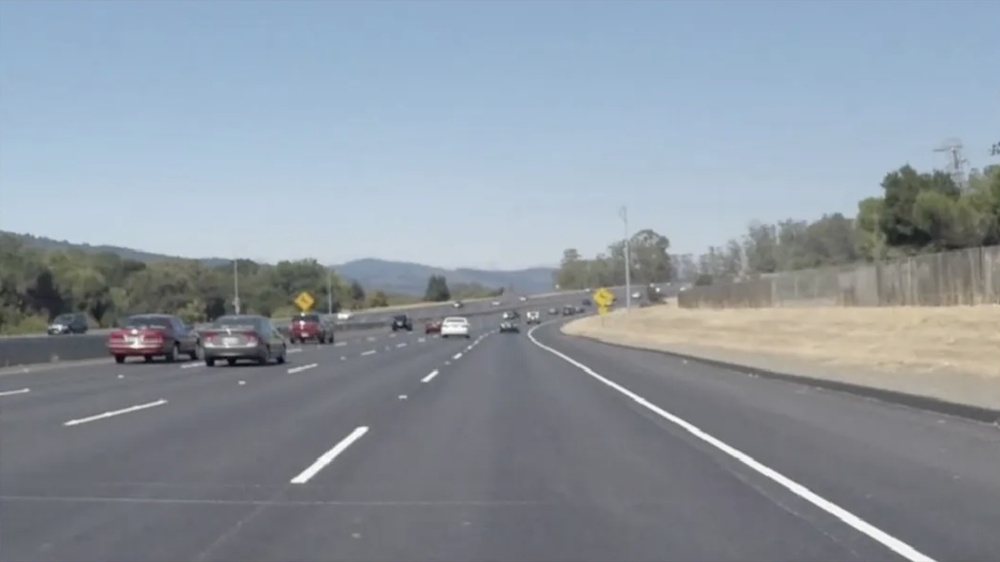
#> input picture road3.jpg, 1000 x 562 px, shrunk from 2150 x 1208 before the run, found by its file name
$ jupyter execute week1.ipynb
#> lines starting #> are read from the running program, lines starting #| are printed output that depends on the picture; after the words box and inside, x2 and y2 are one past the last pixel; in counts of white or black regions, pixels touching at a corner belong together
[cell 1]
import cv2
import numpy as np
import matplotlib.pyplot as plt

[cell 2]
road = cv2.imread('images/road3.jpg')
#> road is the input picture: shape (562, 1000, 3); mean B, G, R 160.3, 150.6, 141.2
plt.imshow(road)

[cell 3]
# original image, need to make into rgb
road_1 = cv2.cvtColor(road, cv2.COLOR_BGR2RGB)
plt.imshow(road_1)

[cell 4]
# only black and white
road_2 = cv2.cvtColor(road, cv2.COLOR_BGR2GRAY)
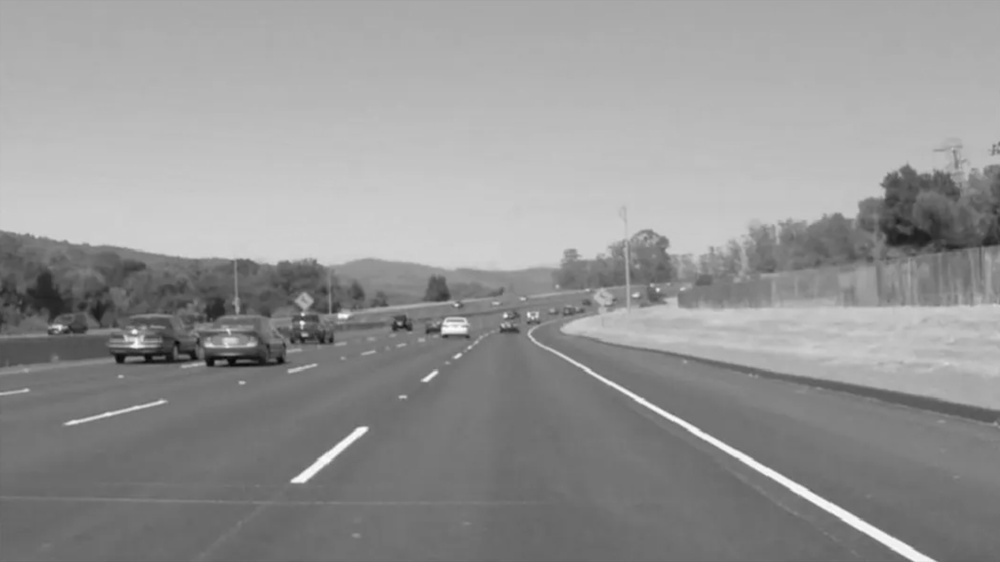
#> road_2: shape (562, 1000); min 8, max 253, mean 148.9
plt.imshow(road_2, cmap='grey')

[cell 5]
# apply blur
# reduces image noise and detail
road_3 = cv2.cvtColor(road, cv2.COLOR_BGR2RGB)
blur_road_3 = cv2.GaussianBlur(road_3, (15,15), 0)
plt.imshow(blur_road_3)

[cell 6]
road_4 = cv2.cvtColor(road, cv2.COLOR_BGR2GRAY)
blur_road_4 = cv2.GaussianBlur(road_4, (51,51), 0)
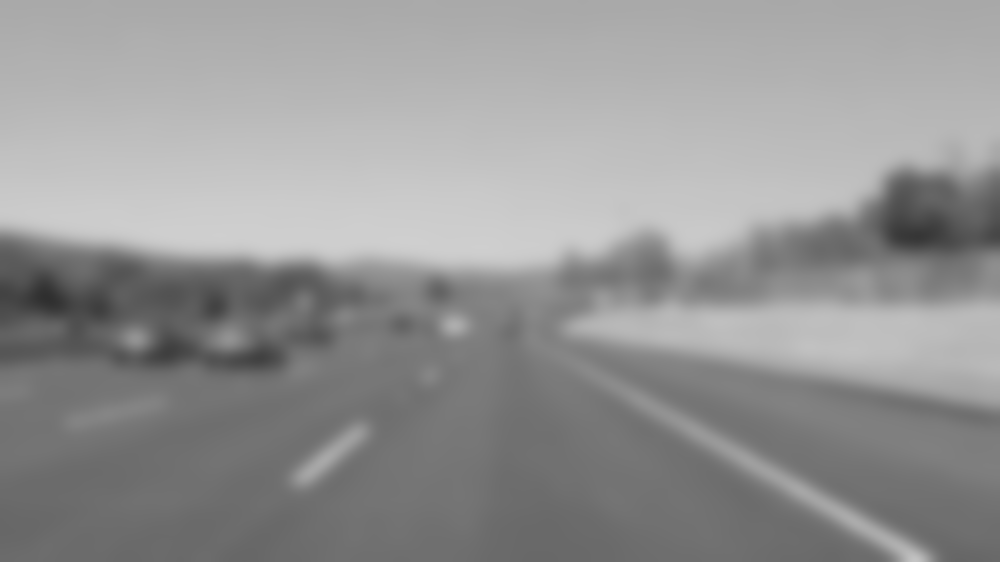
#> blur_road_4: shape (562, 1000); min 47, max 207, mean 148.9
plt.imshow(blur_road_4, cmap='grey')

[cell 7]
# apply canny edge detection
# increase threshold due to noise --> too much edges from trees
# low = lower value = more edge to be considered
# high = higher value = more strict on which pixels form as edges
# if upper too high --> edges disappear, as pixel gradient isn't high enough
road_5 = cv2.cvtColor(road, cv2.COLOR_BGR2GRAY)
lower = 150
upper = 255
road_5 = cv2.Canny(road_5, lower, upper)
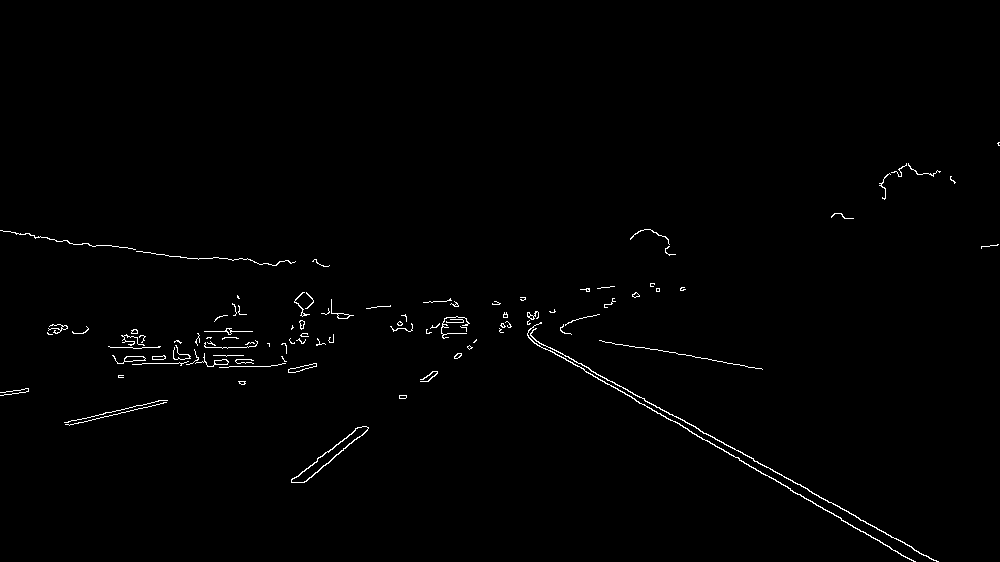
#> road_5: shape (562, 1000); 0.85% white in thin lines or dots, all inside (x1, y1, x2, y2) = (0, 142, 1000, 562)
plt.imshow(road_5, cmap='grey')

[cell 8]
# display all images together

plt.subplot(2,2,1)
plt.imshow(road_1)
plt.title('RGB', fontsize=10)

plt.subplot(2,2,2)
plt.imshow(road_2, cmap='grey')
plt.title('Grayscale', fontsize=10)

plt.subplot(2,2,3)
plt.imshow(road_5, cmap='grey')
plt.title('Canny Edge', fontsize=10)

plt.subplot(2,2,4)
plt.imshow(blur_road_4, cmap='grey')
plt.title('Gaussian Blur', fontsize=10)
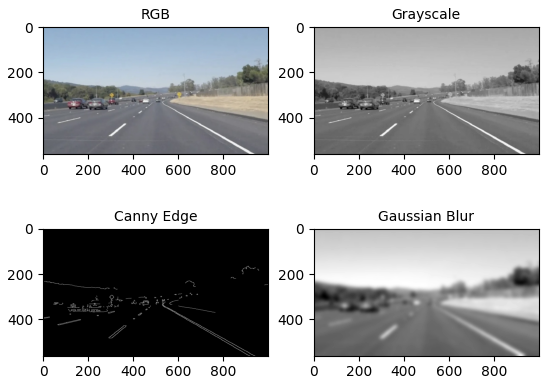
#> figure drawn by matplotlib, 4 panels

[cell 9]
# erosion and dilation
# compared pixel with surrounding 24 pixels --> decides should i add or remove edge?
kernel = np.ones((5,5), np.uint8)
dilation = cv2.dilate(road_5, kernel, 1)
#> dilation: shape (562, 1000); 4.2% white; 44 white regions, largest, box (x1, y1, x2, y2) and area: (525, 309, 941, 562) 6020, (110, 290, 319, 375) 4520, (0, 228, 298, 268) 1779
erosion = cv2.erode(dilation, kernel, 1)
#> erosion: shape (562, 1000); 1.4% white; 56 white regions (13 under 20 px), largest, box (x1, y1, x2, y2) and area: (527, 311, 939, 562) 2168, (112, 340, 287, 368) 1095, (64, 400, 168, 426) 434

plt.figure(figsize=(10,12))
plt.subplot(1,3,1)
plt.imshow(road_5, cmap='grey')
plt.title('Canny Edge', fontsize=10)

plt.subplot(1,3,2)
plt.imshow(dilation, cmap='grey')
plt.title('Dilation,3x3', fontsize=10)

plt.subplot(1,3,3)
plt.imshow(erosion, cmap='grey')
plt.title('Erosion, 3x3', fontsize=10)

[cell 10]
# function definition that creates triangle roi of current road
def region_of_interest(road, vertices):

  # creates black screen with same shape as input road image
  # no need to specify dimensions of road image like np.zeros
  mask = np.zeros_like(road)

  # get number of color channels in image
  # (255,) * channels creates a white color matching the image format
  # ie. (255,255,255) for RGB and (255,) for grayscale
  if len(road.shape) == 3:
    match_mask_color = (255,) * road.shape[2]

  else:
    match_mask_color = 255

  # fill roi with white using to defined vertices
  cv2.fillPoly(mask, vertices, match_mask_color)

  # fills in the roi with the actual image of the road
  # only pixels inside the roi will be shown, everything else is black
  masked_image = cv2.bitwise_and(road, mask)
  return masked_image

height, width, channels = road.shape
#> height = 562; width = 1000; channels = 3

roi_vertices = [
  (0, height),
  (width / 2, height / 2),
  (width, height),
]
#> roi_vertices = [(0, 562), (500, 281), (1000, 562)]

[cell 11]
# [11 lines of commented-out code are left out]

[cell 12]
roi_road_image = region_of_interest(
  road,
  np.array([roi_vertices],
  np.int32),
)
#> in region_of_interest, `cv2.fillPoly(mask, vertices, match_mask_color)`:
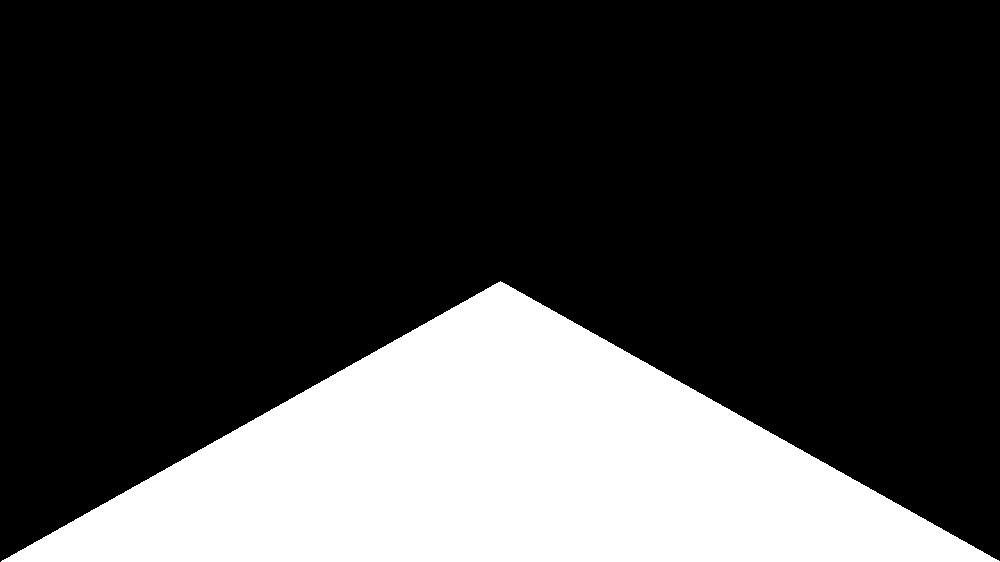
#> mask: shape (562, 1000, 3); 25% white; 1 white region, box (x1, y1, x2, y2) and area: (1, 281, 1000, 562) 140719
#> in region_of_interest, `masked_image = cv2.bitwise_and(road, mask)`:
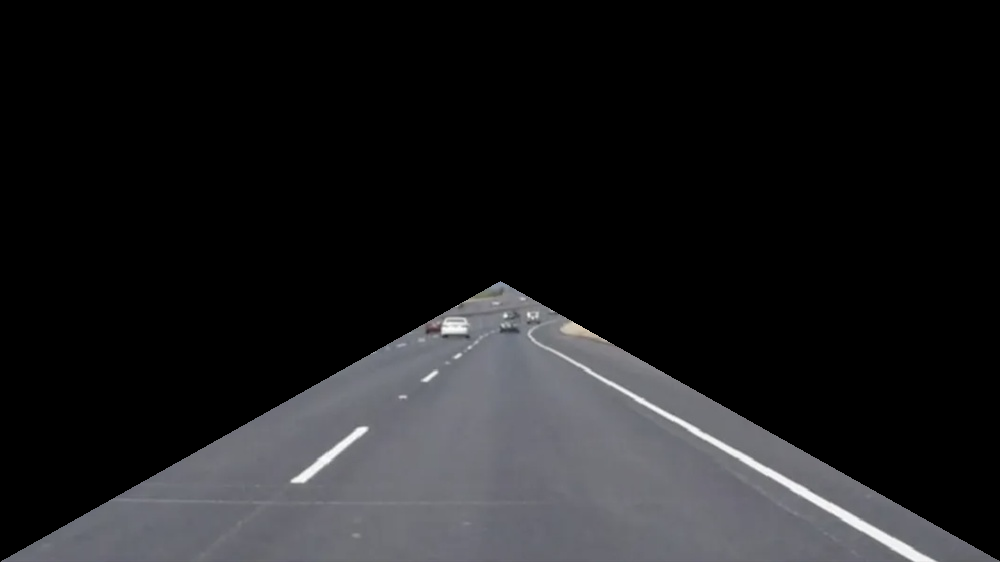
#> masked_image: shape (562, 1000, 3); mean B, G, R 30.9, 29.2, 29

# convert to rgb colorscale
color_road = cv2.cvtColor(roi_road_image, cv2.COLOR_BGR2RGB)

# convert to grayscale
roi_road_gray = cv2.cvtColor(color_road, cv2.COLOR_BGR2GRAY)

# convert to gaussian blur, get rid of noise
roi_road_blur = cv2.GaussianBlur(roi_road_gray, (5,5), 0)

# convert to canny edge
lower = 150
upper = 250
roi_road_canny = cv2.Canny(road, lower, upper)

kernel = np.ones((3,3), np.uint8)
dilation = cv2.dilate(roi_road_canny, kernel, 1)
#> dilation: shape (562, 1000); 3% white; 58 white regions, largest, box (x1, y1, x2, y2) and area: (526, 310, 940, 562) 3899, (111, 339, 288, 369) 1560, (0, 229, 309, 267) 1112

roi_road_image = region_of_interest(
  dilation,
  np.array([roi_vertices], np.int32),
)
#> in region_of_interest (call 2), `masked_image = cv2.bitwise_and(road, mask)`:
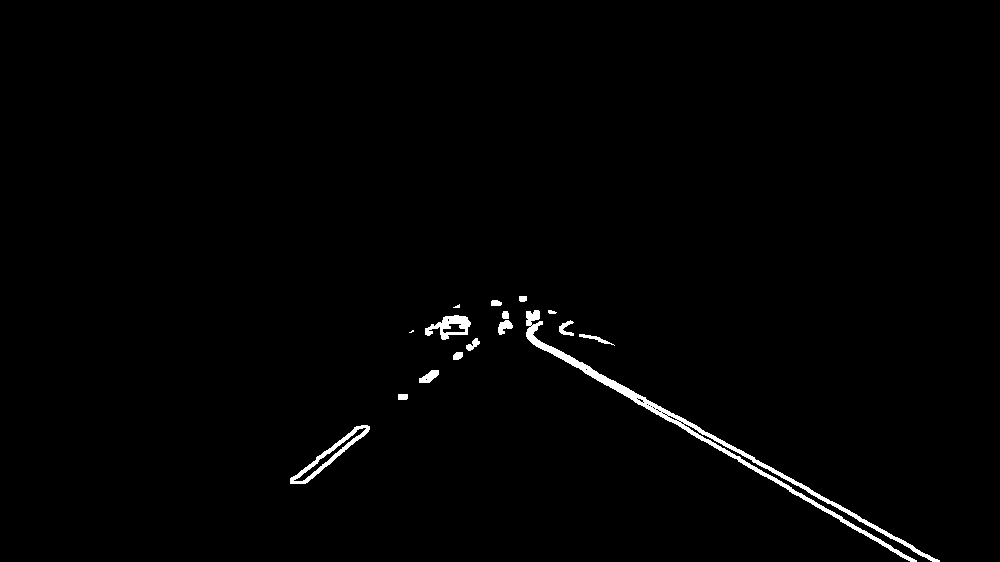
#> masked_image: shape (562, 1000); 1.1% white; 16 white regions (2 under 20 px), largest, box (x1, y1, x2, y2) and area: (526, 310, 940, 562) 3899, (290, 425, 370, 484) 792, (425, 315, 471, 340) 548

plt.figure(figsize=(8,5))
plt.subplot(2,2,1)
plt.imshow(color_road)
plt.title('ROI Road')

plt.subplot(2,2,2)
plt.imshow(roi_road_blur, cmap='gray')
plt.title('Gaussian Blur')

plt.subplot(2,2,3)
plt.imshow(roi_road_canny, cmap='grey')
plt.title('Canny Edge')

plt.subplot(2,2,4)
plt.imshow(roi_road_image, cmap='grey')
plt.title('ROI')

[cell 13]
# parameters (image, rho, theta, threshold)
# rho = how far away from center origin
# theta = how tilted is that line
# only edges exceeding 200 threshold will be recognized as lines
# use probabilistic HT --> more efficient, only using subset of edges
# less computational
# edges too thin from canny edge --> change threshold to recognize lines easier
# minLineLength --> used to filter out smaller "noise" lines

# better to work with dilation than canny edge
# edges are easier to pick up by hough line transform --> better line detection
road_with_lines = np.copy(road_3)
lines = cv2.HoughLinesP(roi_road_image, 1, np.pi/180, 30, minLineLength=10)
#> lines = 85 rows, first 6: [568, 355, 663, 412], [737, 459, 913, 561], [785, 486, 854, 526], [697, 430, 861, 518], [526, 335, 585, 369], [591, 376, 693, 431]

# loop through each line detected by probablistic hough transform
for line in lines:
    # gives four coordinates
    x1_roi, y1_roi, x2_roi, y2_roi = line[0]

    # draws the detected lines in red onto original image
    cv2.line(road_with_lines, (x1_roi, y1_roi), (x2_roi, y2_roi), (255,0,0), 3)
#> this loop made 85 passes
#> (x1_roi, y1_roi, x2_roi, y2_roi) on passes 1 to 12: (568, 355, 663, 412), (737, 459, 913, 561), (785, 486, 854, 526), (697, 430, 861, 518), (526, 335, 585, 369), (591, 376, 693, 431), (799, 486, 915, 548), (650, 410, 740, 458), (757, 460, 820, 495), (531, 342, 628, 392), (667, 413, 754, 458), (304, 483, 369, 428)
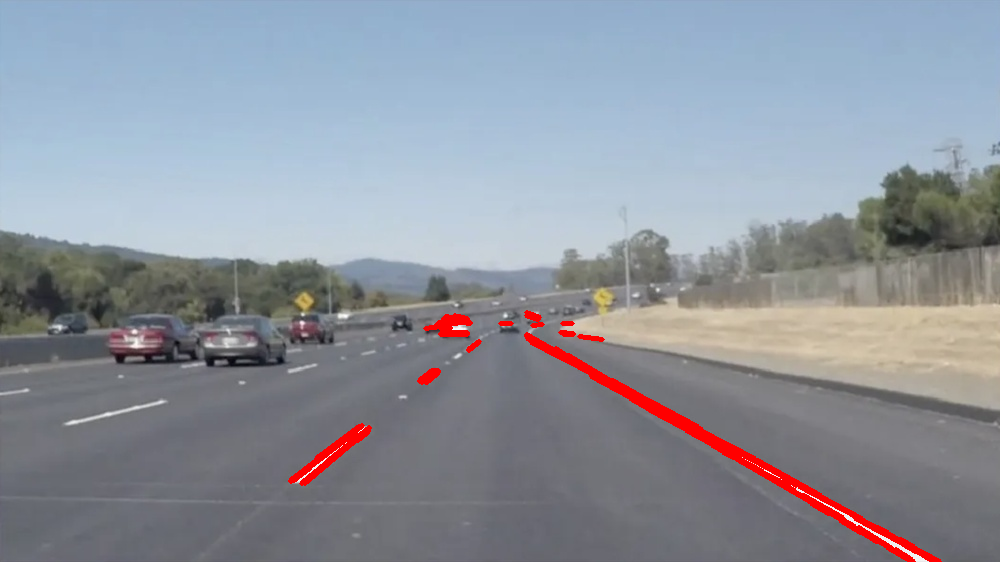
#> road_with_lines: shape (562, 1000, 3); mean R, G, B 142.6, 148, 157.7

plt.imshow(road_with_lines)
plt.title('Current Lane Detection Using ROI')

$ run again, with road2.jpg copied over road3.jpg
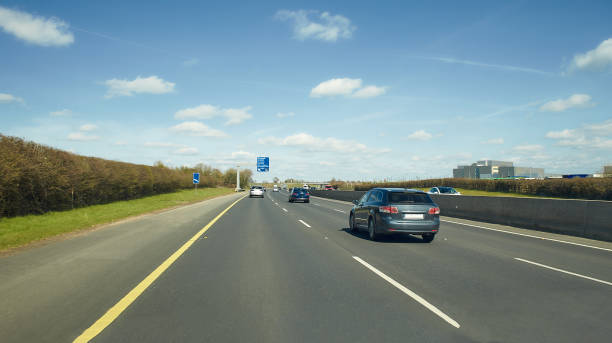
#> input picture road2.jpg, 612 x 343 px, found by its file name
#> road is the input picture: shape (343, 612, 3); mean B, G, R 146.6, 144.6, 124.3
#> `road_5 = cv2.Canny(road_5, lower, upper)`:
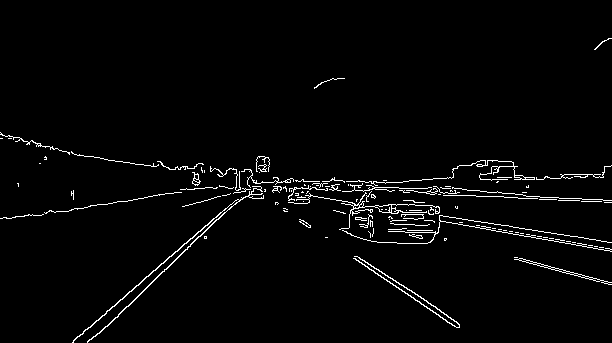
#> road_5: shape (343, 612); 2.5% white in thin lines or dots, all inside (x1, y1, x2, y2) = (0, 38, 612, 343)
#> erosion: shape (343, 612); 4.9% white; 17 white regions (8 under 20 px), largest, box (x1, y1, x2, y2) and area: (72, 156, 612, 343) 8234, (0, 132, 218, 219) 805, (353, 256, 460, 328) 706
#> mask: shape (343, 612, 3); 25.1% white; 1 white region, box (x1, y1, x2, y2) and area: (1, 171, 612, 343) 52766
#> masked_image: shape (343, 612); 2.4% white; 12 white regions (2 under 20 px), largest, box (x1, y1, x2, y2) and area: (270, 178, 433, 245) 2038, (71, 219, 221, 343) 1486, (351, 255, 461, 329) 1037
#> lines = 86 rows, first 6: [71, 341, 197, 232], [86, 342, 104, 325], [92, 340, 184, 248], [356, 255, 460, 325], [351, 256, 459, 328], [130, 306, 213, 223]
#> the loop `for line in lines:` made 86 passes
#> after the loop `for line in lines:`:
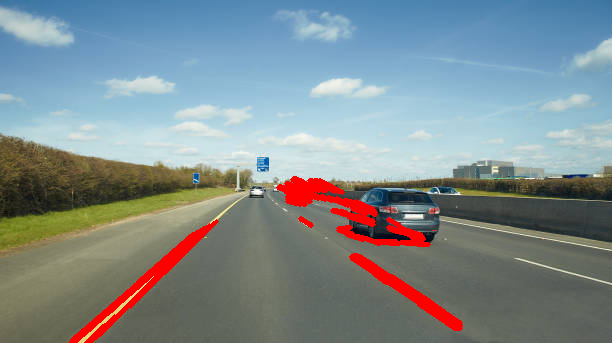
#> road_with_lines: shape (343, 612, 3); mean R, G, B 128.4, 140.2, 143
